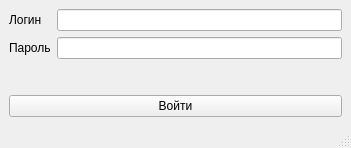
<?xml version="1.0" encoding="UTF-8"?>
<ui version="4.0">
 <class>MainWindow</class>
 <widget class="QMainWindow" name="MainWindow">
  <property name="geometry">
   <rect>
    <x>0</x>
    <y>0</y>
    <width>351</width>
    <height>148</height>
   </rect>
  </property>
  <property name="windowTitle">
   <string>Вход в систему</string>
  </property>
  <widget class="QWidget" name="centralwidget">
   <layout class="QVBoxLayout" name="verticalLayout_2">
    <item>
     <layout class="QFormLayout" name="formLayout_2">
      <item row="0" column="1">
       <widget class="QLineEdit" name="lineEdit"/>
      </item>
      <item row="1" column="1">
       <widget class="QLineEdit" name="lineEdit_2"/>
      </item>
      <item row="0" column="0">
       <widget class="QLabel" name="label">
        <property name="text">
         <string>Логин</string>
        </property>
       </widget>
      </item>
      <item row="1" column="0">
       <widget class="QLabel" name="label_2">
        <property name="text">
         <string>Пароль</string>
        </property>
       </widget>
      </item>
     </layout>
    </item>
    <item>
     <widget class="QPushButton" name="pushButton">
      <property name="text">
       <string>Войти</string>
      </property>
     </widget>
    </item>
   </layout>
  </widget>
  <widget class="QMenuBar" name="menubar">
   <property name="geometry">
    <rect>
     <x>0</x>
     <y>0</y>
     <width>351</width>
     <height>26</height>
    </rect>
   </property>
  </widget>
  <widget class="QStatusBar" name="statusbar"/>
 </widget>
 <resources/>
 <connections/>
</ui>
